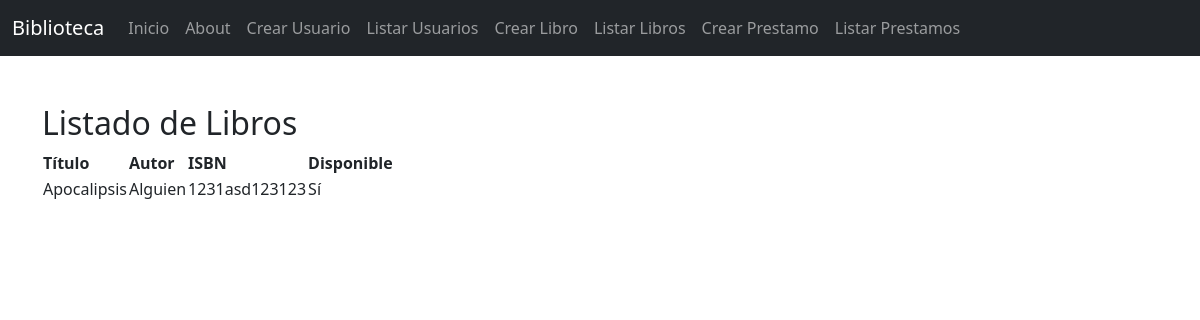
The page /listar_libros/ on the database its author committed.
### biblioteca/models.py (models this page shows, shortened)
class Libro(models.Model):
    titulo = models.CharField(max_length=200)
    autor = models.CharField(max_length=100)
    isbn = models.CharField(max_length=13, unique=True)  # ISBN único
    disponible = models.BooleanField(default=True)

### biblioteca/views.py (the view)
# urls.py: path('listar_libros/', views.listar_libros, name='listar_libros'),
def listar_libros(request):
    libros = Libro.objects.all()
    return render(request, 'biblioteca/listar_libros.html', {'libros': libros})

### biblioteca/templates/biblioteca/listar_libros.html
{% extends "biblioteca/base.html" %}
{% block contenido %}
  <h2>Listado de Libros</h2>
  <table>
    <thead>
      <tr>
        <th>Título</th>
        <th>Autor</th>
        <th>ISBN</th>
        <th>Disponible</th>
      </tr>
    </thead>
    <tbody>
      {% for libro in libros %}
        <tr>
          <td>{{ libro.titulo }}</td>
          <td>{{ libro.autor }}</td>
          <td>{{ libro.isbn }}</td>
          <td>{{ libro.disponible|yesno:"Sí,No" }}</td>
        </tr>
      {% empty %}
        <tr>
          <td colspan="4">No hay libros disponibles.</td>
        </tr>
      {% endfor %}
    </tbody>
  </table>
{% endblock %}

### rows shown on the page
Libro: titulo "Apocalipsis", autor "Alguien", isbn "1231asd123123", disponible "Sí"
